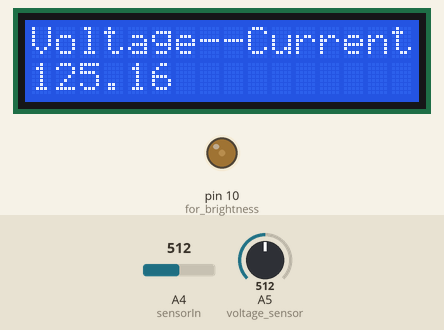
Recording of a sketch running on a simulated Arduino Uno, built with avr-gcc and run on an emulated ATmega328P. Parts: 16×2 character LCD, output pins drawn as LEDs (lit = HIGH). The inputs (shaded band) are chosen by the test bench; at power-on: A4 (sensorIn) = 512, A5 (voltage_sensor) = 512.

Above: at 0.1 s.
At 19.2 s:
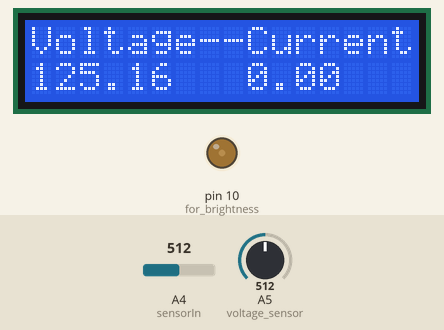
At 21.2 s:
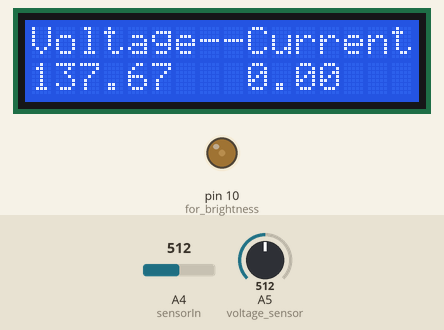
At 38.2 s:
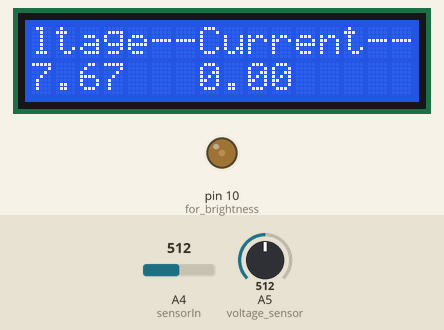
Timing chart, 0 to 39.7 s (numbered marks = the images above):
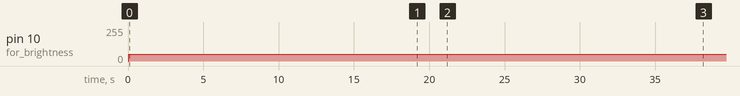

The sketch:

trial_combined.ino
```cpp
//voltage assumptions
float raw_data = 0, raw_data_sample, v_5, v_12, v_220,data_power=0;

//liquid crystal
#include <LiquidCrystal.h>
LiquidCrystal lcd(12, 11, 5, 4, 3, 2);

//current sensor assumptions
int sensorIn = A4;
int mVperAmp = 200; // use 100 for 20A Module and 66 for 30A Module

//double Voltage,VRMS,AmpsRMS;
double Voltage = 0;
double VRMS = 0;
double AmpsRMS = 0;

void setup() {
  Serial.begin(9600);
  pinMode(A5, INPUT); //voltage sensor
  pinMode(sensorIn, INPUT); //current sensor
  lcd.begin(16, 2);
  pinMode(10, OUTPUT); //for brightness
  lcd.print("Voltage--Current--Power");
}

void loop() {
  /* voltage calculations */
  //raw_data=analogRead(A5);
  //Serial.println(raw_data);
  //delay(10);
  analogWrite(10, 50); //brightness
  for (int i = 0; i < 10; i++)
  {
    raw_data += analogRead(A5); //read the voltage from the sensor
    delay(2);
  }
  raw_data = raw_data / 10;
  //Serial.println(raw_data);
  //Serial.println(raw_data_sample);
  delay(10);
  v_5 = (5 * raw_data) / 900;
  v_12 = (12 * v_5) / 5;
  v_220 = (220 * v_12) / 12;
  //Serial.println(v_220); //to check voltage
  //  lcd.print("Voltage");
  lcd.setCursor(0, 1);
  lcd.print(v_220);

  // raw_data=0;
  /*end of voltage calculations*/

  /*current calculations*/

  Voltage = getVPP();
  VRMS = (Voltage / 2.0) * 0.707;
  AmpsRMS = (VRMS * 1000) / mVperAmp;
 // Serial.print(AmpsRMS); // to check current
  //Serial.print(Voltage);
//  Serial.println(" Amps RMS");
  lcd.setCursor(9, 1);
  lcd.print(AmpsRMS);
  delay(1000);
  /*end of current calculations*/

//calculations for the power

  data_power= (AmpsRMS*v_220); //power calculation i.e. VXI
  lcd.setCursor(18, 1);
  lcd.print(data_power);


  // scroll 13 positions (string length) to the left
  // to move it offscreen left:
  for (int positionCounter = 0; positionCounter < 9; positionCounter++) {
    // scroll one position left:
    lcd.scrollDisplayLeft();
    // wait a bit:
    delay(1000);
  }

  // scroll 29 positions (string length + display length) to the right
  // to move it offscreen right:
  for (int positionCounter = 0; positionCounter < 9; positionCounter++) {
    // scroll one position right:
    lcd.scrollDisplayRight();
    // wait a bit:
    delay(1000);
  }

  // scroll 16 positions (display length + string length) to the left
  // to move it back to center:
 // for (int positionCounter = 0; positionCounter < 7; positionCounter++) {
    // scroll one position left:
   // lcd.scrollDisplayLeft();
    // wait a bit:
    //delay(1000);
  //}

  // delay at the end of the full loop:
  delay(1000);

}

float getVPP()
{
  float result = 0.0;
  int readValue = 0;           //value read from the sensor
  int maxValue = 0;          // store max value here
  int minValue = 1024;          // store min value here

  uint32_t start_time = millis();
  while ((millis() - start_time) < 1000) //sample for 1 Sec
  {
    readValue = analogRead(sensorIn);
    // see if you have a new maxValue
    if (readValue > maxValue)
    {
      /*record the maximum sensor value*/
      maxValue = readValue;
    }
    if (readValue < minValue)
    {
      /*record the maximum sensor value*/
      minValue = readValue;
    }
  }

  // Subtract min from max
  result = ((maxValue - minValue) * 5.0) / 1024.0;
  // Serial.println(readValue);
  // Serial.println(maxValue);
  // Serial.println(minValue);
  //Serial.println(readValue);
  //Serial.println("---------------------------------");
  return result;
}
```

Measured:
- by itself, pin 10 (for_brightness): 0/255 → 50/255 at 0.07 s
- what the display in image 0 shows lasts 1.0 s, from 0.1 s to 1.1 s
- what the display in image 1 shows lasts 2.0 s, from 19.1 s to 21.1 s
